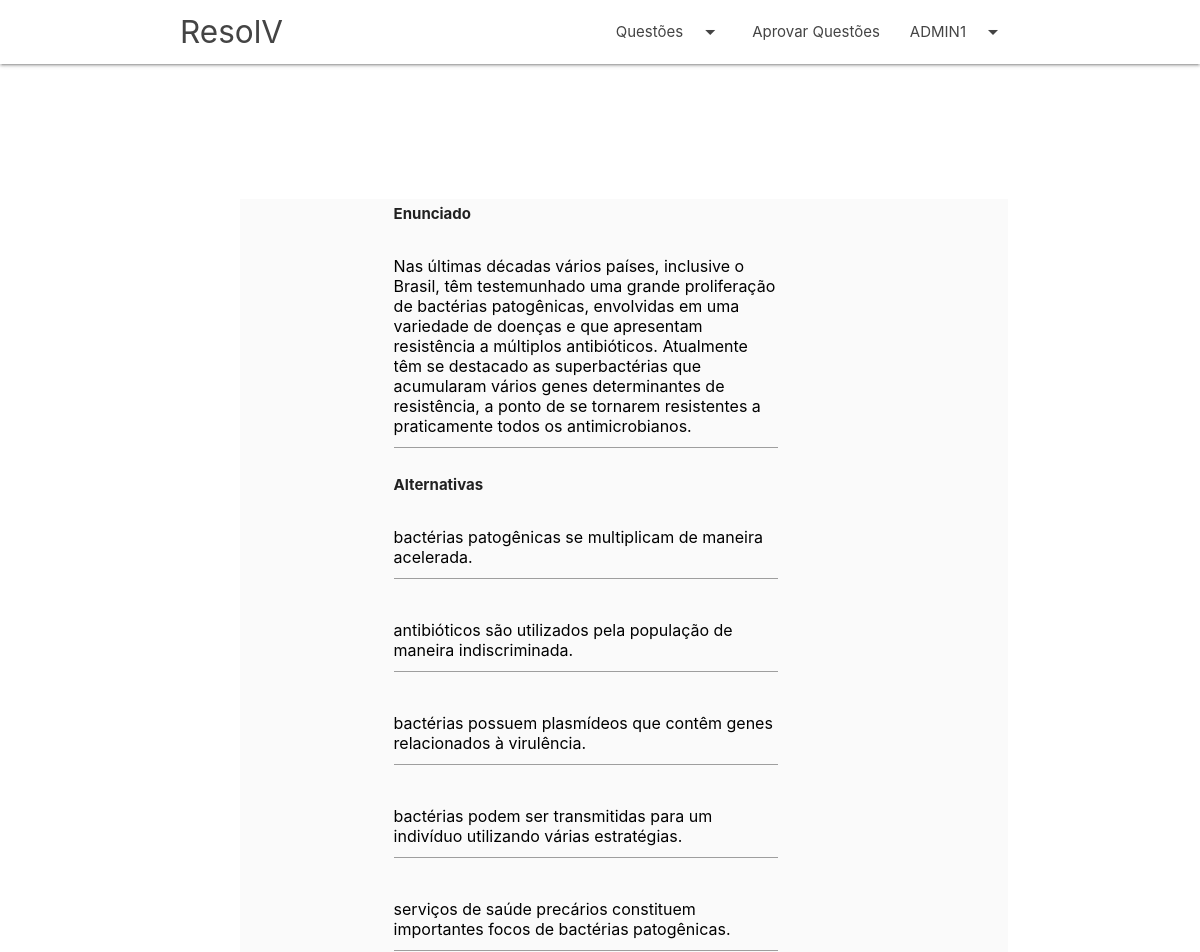
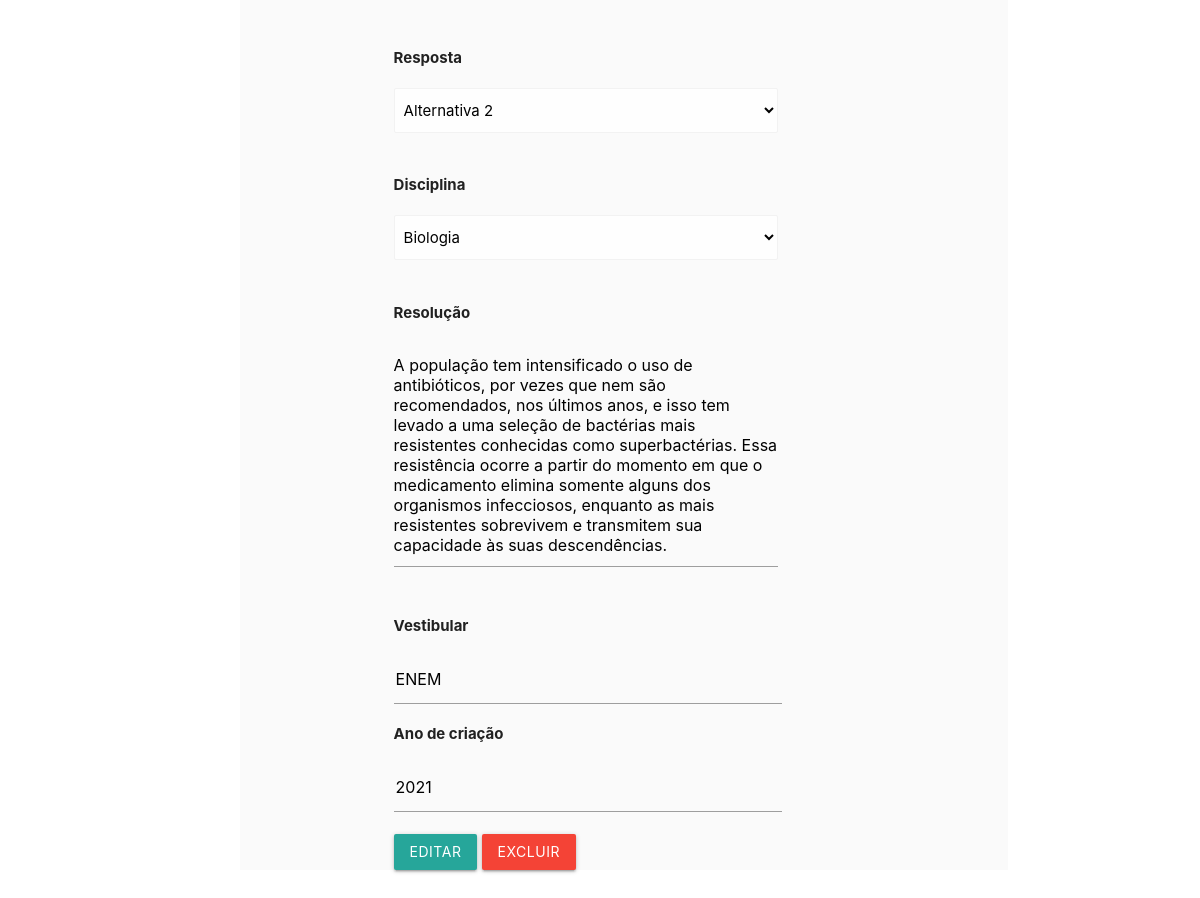
Screenshot of /editar_questao.php?ID=2 (signed in) with the database file from the repository (2 pictures, top to bottom).
### tables this page shows
CREATE TABLE `usuario` (
  `Nome` varchar(45) DEFAULT NULL,
  `Email` varchar(45) DEFAULT NULL,
  `Apelido` varchar(45) DEFAULT NULL,
  `Senha` varchar(256) DEFAULT NULL,
  `ID_Usuario` int(11) NOT NULL
);

CREATE TABLE `questao` (
  `ID_Questao` int(11) NOT NULL,
  `Enunciado` varchar(2000) DEFAULT NULL,
  `Solucao` varchar(2000) DEFAULT NULL,
  `Ano` int(11) DEFAULT NULL,
  `Aprovada` tinyint(4) DEFAULT NULL,
  `fk_Disciplina_ID_Disciplina` int(11) DEFAULT NULL,
  `fk_Usuario_ID_Usuario` int(11) DEFAULT NULL,
  `dataCriada` date DEFAULT NULL,
  `fk_Alternativa_ID_Alternativa` int(11) DEFAULT NULL,
  `fk_Vestibular_ID` int(11) DEFAULT NULL
);

CREATE TABLE `vestibular` (
  `ID` int(11) NOT NULL,
  `Nome` varchar(40) DEFAULT NULL
);

### editar_questao.php (the view, shortened to what this page needs)
<!DOCTYPE html>
<html lang="pt-br">
	<head>
		<link href="css/materialize.css" type="text/css" rel="stylesheet" media="screen,projection"/>
		<link href="css/login.css" type="text/css" rel="stylesheet" media="screen,projection"/>
		<link href="css/style.css" type="text/css" rel="stylesheet" media="screen,projection"/>
	</head>
	<body>
		<?php include 'header.php';?>
        <section class="container-questao center-container">
			<section class="section-content-questao">
                <form method="POST" action="">
                    <?php
                        $conn = mysqli_connect($servername, $username, $password,$database);
						mysqli_set_charset($conn,"utf8");
                        $sql = "SELECT * FROM questao WHERE ID_Questao={$_REQUEST['ID']}";
                        $result = $conn->query($sql);
                        if ($result and $result->num_rows > 0) {
                            $row = $result->fetch_assoc();
                            $enunciado = $row['Enunciado'];
                            $resolucao = $row['Solucao'];
                            $ano = $row['Ano'];
                            $idDisciplina = $row['fk_Disciplina_ID_Disciplina'];
                            $idResposta = $row['fk_Alternativa_ID_Alternativa'];
                            $idVest = $row['fk_Vestibular_ID'];
                        }
                        $sql = "SELECT Nome FROM vestibular WHERE ID='$idVest'";
                        $result = $conn->query($sql);
                        $vest=$result->fetch_assoc()['Nome'];
                        $sql = "SELECT Valor FROM alternativa
                        INNER JOIN possui ON alternativa.ID_Alternativa = possui.fk_Alternativa_ID_Alternativa INNER JOIN questao ON questao.ID_Questao = possui.fk_Questao_ID_Questao
                        WHERE questao.ID_Questao = {$_REQUEST['ID']}
                        ORDER BY questao.ID_Questao ASC";
                        $result = $conn->query($sql);
                        if ($result->num_rows > 0) {
                            $valores = array();
                            while($row = $result->fetch_assoc()) {
                                $valores[] = $row["Valor"];
                            }
                        }
                    ?>
					<p class="login-center"><b>Enunciado</b></p>
					<textarea class="login-center input-width materialize-textarea" name="enunciado" maxlength='2000' required><?php echo $enunciado; ?></textarea>
					<p class="login-center"><b>Alternativas</b></p>
                    <?php
                    for($i=1; $i<= 5; $i++){
                        echo "<textarea type='text' class='login-center input-width materialize-textarea' name='alternativa$i' placeholder='Alternativa $i' maxlength='200' required>{$valores[$i-1]}</textarea>
                        <br /> <br />";
                    }
                    ?>
					<p class="login-center"><b>Resposta</b></p>
					<select class="browser-default login-center input-width" name="alternativaCorreta" required>
                        <?php
                        for ($i = 1; $i <= 5; $i++) {
                           echo "<option value='$i' ";
                           if($idResposta%5==$i){
                               echo "selected";
                            }
                           echo ">Alternativa $i</option>";
                        }
                        ?>
					</select>
					<br />
					<p class="login-center"><b>Disciplina</b></p>
					<select name="disciplinas" class="browser-default login-center input-width" required>
						<?php
							$conn = mysqli_connect($servername, $username, $password,$database);
							mysqli_set_charset($conn,"utf8");
							$sql = "SELECT Nome FROM disciplina ORDER BY ID_Disciplina ASC;";
							$result = $conn->query($sql);
							if ($result->num_rows > 0) {
								$disciplina = array();
								while($row = $result->fetch_assoc()) {
									$disciplina[] = $row["Nome"];
								}
							}
							$i = 1;
						?>
						<?php foreach ($disciplina as $nomeDisc) : ?>
							<option value="<?php echo $i;;?>" <?php if($idDisciplina==$i){echo "selected";} $i+=1;?>><?php echo $nomeDisc ?></option>
						<?php endforeach ?>
					</select>
					<br />
					<p class="login-center"><b>Resolução</b></p>
					<textarea class="login-center input-width materialize-textarea" name="resolucao" required maxlength='2000'><?php echo $resolucao; ?></textarea>
					<br /><br />
					<p class="login-center"><b>Vestibular</b></p>
					<input type="text" class="login-center input-width" name="vestibular" value="<?php echo $vest ?>" maxlength='40' required>
					<p class="login-center"><b>Ano de criação</b></p>
					<input type="text" class="login-center input-width" name="ano" value="<?php echo $ano;?>" required>
					<br /><br />
					<button type="submit" class="login-center btn waves-effect waves-light" name="editar" >Editar</button>
                    <button type="submit" class="btn waves-effect waves-light red" name="excluir" >Excluir</button>
                </form>
            </section>
        </section>
    </body>
</html>

### header.php (shortened to what this page needs)
<header>
  <nav class="white" role="navigation">
    <div class="nav-wrapper container">
      <a id="logo-container" href="index.php" class="brand-logo">ResolV</a>
      <ul class="right hide-on-med-and-down">
	<li>
		<a class="dropdown-trigger" href="#!" data-target="dropdown1">Questões<i class="material-icons right">arrow_drop_down</i></a>
	</li>
	<?php
		if(isset($_SESSION['login'])){
			$admin = array(1,2);
			$servername = "localhost";
			$username = "root";
			$password = "usbw";
			$database = "baseresolv";
			$conn = mysqli_connect($servername, $username, $password,$database);
			mysqli_set_charset($conn,"utf8");
			$idUser = $_SESSION['idUsuarioSessao'];
			$sql = "SELECT Apelido FROM usuario WHERE ID_Usuario=$idUser";
			$result = $conn->query($sql);
			$apelido = $result->fetch_assoc()['Apelido'];
			if(in_array($_SESSION['idUsuarioSessao'], $admin)){
				echo "<li><a href='aprovar_questao.php'>Aprovar Questões</a></li>";
			}
			echo '<li><a class="dropdown-trigger" href="#!" data-target="dropdown3">'.html_entity_decode($apelido).'<i class="material-icons right">arrow_drop_down</i></a></li>';
		}
	?>
      </ul>
    </div>
  </nav>
</header>

### css/login.css (style rules this page uses)
.login-center { margin-left: 20%; }
.input-width { width:50%; }
.center-container { padding-top: 120px; padding-bottom: 10%; }
.container-questao { width: 100%; padding-left:20%; padding-bottom: 10% }
.section-content-questao { width: 80%; background: #fafafa ; }

### css/style.css (style rules this page uses)
nav ul a, nav .brand-logo { color: #444; }
p { line-height: 2rem; }

### rows the page displays
usuario: Apelido "ADMIN1"
questao: enunciado "Nas últimas décadas vários países, inclusive o Brasil, têm testemunhado uma grande proliferação de bactérias patogênicas, envolvidas em uma variedade de doenças e que apresentam resistência a múltiplos antibióticos. Atualmente têm se destacado as superbactérias que acumularam vários genes determinantes de resistência, a ponto de se tornarem resistentes a praticamente todos os antimicrobianos.", alternativaCorreta "Alternativa 2", disciplinas "Biologia", resolucao "A população tem intensificado o uso de antibióticos, por vezes que nem são recomendados, nos últimos anos, e isso tem levado a uma seleção de bactérias mais resistentes conhecidas como superbactérias. Essa resistência ocorre a partir do momento em que o medicamento elimina somente alguns dos organismos infecciosos, enquanto as mais resistentes sobrevivem e transmitem sua capacidade às suas descendências.", ano "2021"
vestibular: vestibular "ENEM"
